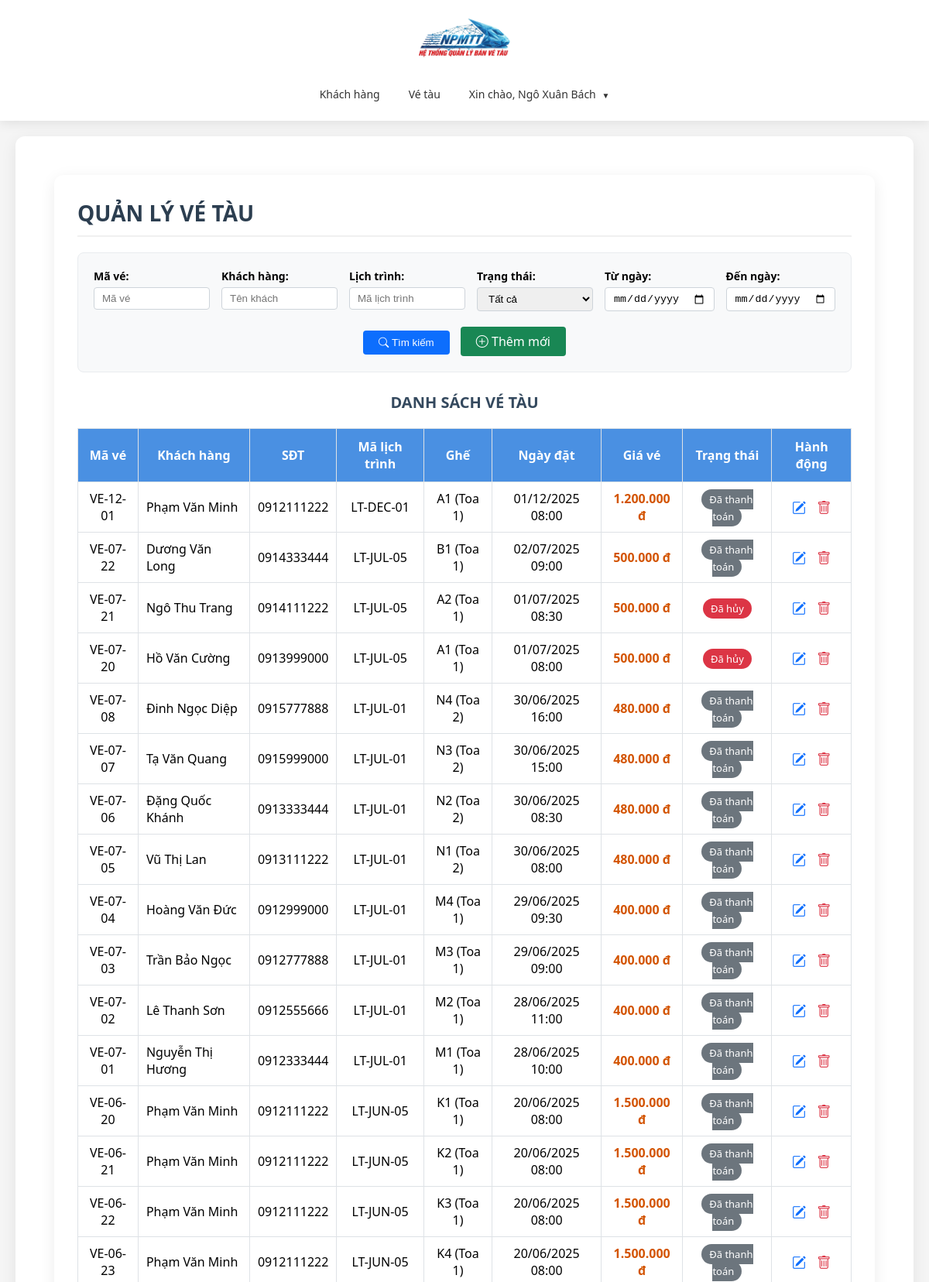
/modules/ve-tau/index.php (signed in, upper part), run on the app's committed database.
### tables this page shows
CREATE TABLE IF NOT EXISTS `ve_tau` (
  `id` int(11) NOT NULL AUTO_INCREMENT,
  `ma_ve` varchar(20) NOT NULL,
  `id_khach_hang` int(11) NOT NULL,
  `id_lich_trinh` int(11) NOT NULL,
  `id_ghe` int(11) NOT NULL,
  `id_nhan_vien` int(11) DEFAULT NULL,
  `ngay_dat` datetime DEFAULT current_timestamp(),
  `gia_ve` decimal(10,2) NOT NULL,
  `trang_thai` varchar(20) NOT NULL,
  PRIMARY KEY (`id`),
  UNIQUE KEY `ma_ve` (`ma_ve`),
  UNIQUE KEY `unique_booking` (`id_lich_trinh`,`id_ghe`),
  KEY `id_khach_hang` (`id_khach_hang`),
  KEY `id_ghe` (`id_ghe`),
  KEY `id_nhan_vien` (`id_nhan_vien`)
);

CREATE TABLE IF NOT EXISTS `khach_hang` (
  `id` int(11) NOT NULL AUTO_INCREMENT,
  `cccd` varchar(20) DEFAULT NULL,
  `ho_ten` varchar(100) NOT NULL,
  `ngay_sinh` date DEFAULT curdate(),
  `gioi_tinh` varchar(20) NOT NULL,
  `sdt` varchar(20) NOT NULL,
  `dia_chi` varchar(255) NOT NULL,
  PRIMARY KEY (`id`),
  UNIQUE KEY `sdt` (`sdt`),
  UNIQUE KEY `cccd` (`cccd`)
);

CREATE TABLE IF NOT EXISTS `lich_trinh` (
  `id` int(11) NOT NULL AUTO_INCREMENT,
  `ma_lich_trinh` varchar(20) DEFAULT NULL,
  `id_tau` int(11) NOT NULL,
  `id_tuyen_duong` int(11) NOT NULL,
  `ngay_di` datetime NOT NULL,
  `ngay_den` datetime NOT NULL,
  `trang_thai` varchar(20) NOT NULL,
  PRIMARY KEY (`id`),
  UNIQUE KEY `unique_tau_schedule` (`id_tau`,`ngay_di`),
  UNIQUE KEY `ma_lich_trinh` (`ma_lich_trinh`),
  KEY `id_tuyen_duong` (`id_tuyen_duong`)
);

### modules/ve-tau/index.php (the view, shortened to what this page needs)
<?php
require_once __DIR__ . '/../../bootstrap.php';
require_once __DIR__ . '/../../includes/header.php';
$conn = $db->getConnection();
$ma_ve = $_POST['ma_ve'] ?? '';
$ten_khach = $_POST['ten_khach'] ?? '';
$ma_lich_trinh = $_POST['ma_lich_trinh'] ?? '';
$ngay_dat_tu = $_POST['ngay_dat_tu'] ?? '';
$ngay_dat_den = $_POST['ngay_dat_den'] ?? '';
$sql = "SELECT vt.*, kh.ho_ten as ten_khach_hang, kh.sdt, lt.ma_lich_trinh,
            CONCAT(g.so_ghe, ' (', t.ma_toa, ')') as ten_ghe, nv.ho_ten as ten_nhan_vien
        FROM ve_tau vt
        LEFT JOIN khach_hang kh ON vt.id_khach_hang = kh.id
        LEFT JOIN lich_trinh lt ON vt.id_lich_trinh = lt.id
        LEFT JOIN ghe g ON vt.id_ghe = g.id
        LEFT JOIN toa_tau t ON g.id_toa_tau = t.id
        LEFT JOIN nhan_vien nv ON vt.id_nhan_vien = nv.id
        WHERE 1=1";
$params = [];
$sql .= " ORDER BY vt.ngay_dat DESC";
$stmt = $conn->prepare($sql);
$stmt->execute($params);
$data_search = $stmt->fetchAll();
?>
<div class="main-content">
    <h1>QUẢN LÝ VÉ TÀU</h1>
    <div style="background: #f8f9fa; padding: 20px; border-radius: 8px; margin-bottom: 25px; border: 1px solid #e9ecef;">
        <form method="post" action="">
            <div class="row" style="display: flex; flex-wrap: wrap; gap: 15px;">
                <div style="flex: 1; min-width: 150px;">
                    <label style="font-weight: 600; font-size: 14px; margin-bottom: 5px; display: block;">Mã vé:</label>
                    <input type="text" class="form-control" name="ma_ve" value="<?php echo htmlspecialchars($ma_ve); ?>" placeholder="Mã vé"
                        style="width: 100%; padding: 6px 10px; border: 1px solid #ced4da; border-radius: 4px;">
                </div>
                <div style="flex: 1; min-width: 150px;">
                    <label style="font-weight: 600; font-size: 14px; margin-bottom: 5px; display: block;">Khách hàng:</label>
                    <input type="text" class="form-control" name="ten_khach" value="<?php echo htmlspecialchars($ten_khach); ?>" placeholder="Tên khách"
                        style="width: 100%; padding: 6px 10px; border: 1px solid #ced4da; border-radius: 4px;">
                </div>
                <div style="flex: 1; min-width: 150px;">
                    <label style="font-weight: 600; font-size: 14px; margin-bottom: 5px; display: block;">Lịch trình:</label>
                    <input type="text" class="form-control" name="ma_lich_trinh" value="<?php echo htmlspecialchars($ma_lich_trinh); ?>" placeholder="Mã lịch trình"
                        style="width: 100%; padding: 6px 10px; border: 1px solid #ced4da; border-radius: 4px;">
                </div>
                <div style="flex: 1; min-width: 150px;">
                    <label style="font-weight: 600; font-size: 14px; margin-bottom: 5px; display: block;">Trạng thái:</label>
                    <select class="form-control" name="trang_thai" style="width: 100%; padding: 6px 10px; border: 1px solid #ced4da; border-radius: 4px;">
                        <option value="">Tất cả</option>
                    </select>
                </div>
                <div style="flex: 1; min-width: 130px;">
                    <label style="font-weight: 600; font-size: 14px; margin-bottom: 5px; display: block;">Từ ngày:</label>
                    <input type="date" class="form-control" name="ngay_dat_tu" value="<?php echo htmlspecialchars($ngay_dat_tu); ?>"
                        style="width: 100%; padding: 6px 10px; border: 1px solid #ced4da; border-radius: 4px;">
                </div>
                <div style="flex: 1; min-width: 130px;">
                    <label style="font-weight: 600; font-size: 14px; margin-bottom: 5px; display: block;">Đến ngày:</label>
                    <input type="date" class="form-control" name="ngay_dat_den" value="<?php echo htmlspecialchars($ngay_dat_den); ?>"
                        style="width: 100%; padding: 6px 10px; border: 1px solid #ced4da; border-radius: 4px;">
                </div>
            </div>
            <div style="margin-top: 20px; text-align: center;">
                <button type="submit" name="btnSearch" style="background: #0d6efd; color: white; padding: 8px 20px; border: none; border-radius: 4px; cursor: pointer; margin: 0 5px;">
                    <i class="bi bi-search"></i> Tìm kiếm
                </button>
                <a href="them.php" style="background: #198754; color: white; padding: 8px 20px; border: none; border-radius: 4px; text-decoration: none; margin: 0 5px; display: inline-block;">
                    <i class="bi bi-plus-circle"></i> Thêm mới
                </a>
            </div>
        </form>
    </div>
    <h3 style="text-align: center; margin-bottom: 20px; color: #34495e; font-size: 20px;">DANH SÁCH VÉ TÀU</h3>
    <div style="overflow-x: auto;">
        <table class="table" style="width: 100%; border-collapse: collapse; margin-bottom: 1rem;">
            <thead>
                <tr style="background-color: #4a90e2; color: white;">
                    <th style="padding: 12px; border: 1px solid #dee2e6; text-align: center;">Mã vé</th>
                    <th style="padding: 12px; border: 1px solid #dee2e6; text-align: center;">Khách hàng</th>
                    <th style="padding: 12px; border: 1px solid #dee2e6; text-align: center;">SĐT</th>
                    <th style="padding: 12px; border: 1px solid #dee2e6; text-align: center;">Mã lịch trình</th>
                    <th style="padding: 12px; border: 1px solid #dee2e6; text-align: center;">Ghế</th>
                    <th style="padding: 12px; border: 1px solid #dee2e6; text-align: center;">Ngày đặt</th>
                    <th style="padding: 12px; border: 1px solid #dee2e6; text-align: center;">Giá vé</th>
                    <th style="padding: 12px; border: 1px solid #dee2e6; text-align: center;">Trạng thái</th>
                    <th style="padding: 12px; border: 1px solid #dee2e6; text-align: center;">Hành động</th>
                </tr>
            </thead>
            <tbody>
                <?php if (count($data_search) > 0): foreach ($data_search as $row): ?>
                        <tr style="border-bottom: 1px solid #dee2e6;">
                            <td style="padding: 10px; border: 1px solid #dee2e6; text-align: center;"><?php echo htmlspecialchars($row['ma_ve']); ?></td>
                            <td style="padding: 10px; border: 1px solid #dee2e6;"><?php echo htmlspecialchars($row['ten_khach_hang']); ?></td>
                            <td style="padding: 10px; border: 1px solid #dee2e6; text-align: center;"><?php echo htmlspecialchars($row['sdt']); ?></td>
                            <td style="padding: 10px; border: 1px solid #dee2e6; text-align: center;"><?php echo htmlspecialchars($row['ma_lich_trinh']); ?></td>
                            <td style="padding: 10px; border: 1px solid #dee2e6; text-align: center;"><?php echo htmlspecialchars($row['ten_ghe']); ?></td>
                            <td style="padding: 10px; border: 1px solid #dee2e6; text-align: center;"><?php echo !empty($row['ngay_dat']) ? htmlspecialchars(date('d/m/Y H:i', strtotime($row['ngay_dat']))) : ''; ?></td>
                            <td style="padding: 10px; border: 1px solid #dee2e6; text-align: center; font-weight: bold; color: #d35400;">
                                <?php echo number_format($row['gia_ve'], 0, ',', '.') . ' đ'; ?>
                            </td>
                            <td style="padding: 10px; border: 1px solid #dee2e6; text-align: center;">
                                <?php
                                $color = '#6c757d';
                                if ($row['trang_thai'] == 'Đã hủy') $color = '#dc3545';
                                ?>
                                <span style="background-color: <?php echo $color; ?>; color: <?php echo ($row['trang_thai'] == 'Chờ xác nhận') ? '#000' : '#fff'; ?>; padding: 4px 10px; border-radius: 15px; font-size: 13px;">
                                    <?php echo htmlspecialchars($row['trang_thai']); ?>
                                </span>
                            </td>
                            <td style="padding: 10px; border: 1px solid #dee2e6; text-align: center;">
                                <a href="sua.php?id=<?php echo $row['id']; ?>" title="Cập nhật" style="color: #0d6efd; margin-right: 10px; font-size: 18px;"><i class="bi bi-pencil-square"></i></a>
                                <a href="xoa.php?id=<?php echo $row['id']; ?>" onclick="return confirm('Bạn có chắc chắn muốn xóa vé này?')" title="Xóa" style="color: #dc3545; font-size: 18px;"><i class="bi bi-trash"></i></a>
                            </td>
                        </tr>
                    <?php endforeach;
                else: ?>
                    <tr>
                        <td colspan="9" style="padding: 20px; text-align: center; color: #6c757d;">Không tìm thấy dữ liệu</td>
                    </tr>
                <?php endif; ?>
            </tbody>
        </table>
    </div>
</div>
<link rel="stylesheet" href="https://cdn.jsdelivr.net/npm/bootstrap-icons@1.10.0/font/bootstrap-icons.css">
<?php
require_once '../../includes/footer.php';
?>

### includes/header.php (shortened to what this page needs)
<!DOCTYPE html>
<html lang="en">
<head>
    <link rel="stylesheet" href="<?php echo BASE_URL ?>assets/css/layout.css">
</head>
<body>
    <header>
        <a href="<?php echo BASE_URL ?>">
            <img src="<?php echo BASE_URL ?>assets/images/logo.png" alt="logo" class="logo">
        </a>
        <ul class="menu">
            <?php if (isset($_SESSION['user'])): ?>
                <li><a href="<?php echo BASE_URL ?>modules/khach-hang">Khách hàng</a></li>
                <li><a href="<?php echo BASE_URL ?>modules/ve-tau">Vé tàu</a></li>
                <li class="dropdown-container">
                    <a href="javascript:void(0)" class="dropdown-trigger">
                        Xin chào, <?php echo $_SESSION['user']['ho_ten'] ?> <span class="arrow"> ▼</span>
                    </a>
                </li>
            <?php else: ?>
                <li><a href="<?php echo BASE_URL ?>modules/auth/dang_nhap.php">Đăng nhập</a></li>
            <?php endif; ?>
        </ul>
    </header>
    <div class="main-content">

### includes/footer.php (shortened to what this page needs)
</div>
</body>
</html>

### assets/css/layout.css (style rules this page uses)
* { margin: 0; padding: 0; box-sizing: border-box; }
body { font-family: 'Segoe UI', Tahoma, Geneva, Verdana, sans-serif; background-color: #f5f5f5; min-height: 100vh; display: flex; flex-direction: column; }
header { background-color: #ffffff; box-shadow: 0 2px 15px rgba(0, 0, 0, 0.1); position: sticky; top: 0; z-index: 1000; padding: 10px 30px; display: flex; align-items: center; justify-content: space-between; }
.logo { width: 120px; height: auto; object-fit: contain; }
.menu { display: flex; list-style: none; gap: 5px; align-items: center; flex-wrap: wrap; }
.menu > li > a { display: block; padding: 10px 16px; text-decoration: none; color: #333; font-weight: 500; font-size: 14px; border-radius: 6px; transition: all 0.3s ease; white-space: nowrap; }
.dropdown-container { position: relative; }
.arrow { font-size: 10px; margin-left: 4px; transition: transform 0.3s; }
.main-content { margin: 20px; padding: 30px; background-color: white; border-radius: 12px; box-shadow: 0 5px 20px rgba(0, 0, 0, 0.08); flex: 1; }
.main-content h1 { color: #2c3e50; font-size: 28px; margin-bottom: 20px; padding-bottom: 10px; border-bottom: 2px solid #f0f0f0; }
@media (max-width: 1200px) { header { flex-direction: column; gap: 15px; padding: 15px; } }
@media (max-width: 1200px) { .menu { justify-content: center; width: 100%; } }

### data on the page
ve_tau: ma_ve "VE-12-01", id_khach_hang.ho_ten "Phạm Văn Minh", id_khach_hang.sdt "0912111222", id_lich_trinh.ma_lich_trinh "LT-DEC-01", ten_ghe "A1 (Toa 1)", ngay_dat "01/12/2025 08:00", gia_ve "1.200.000", trang_thai "Đã thanh toán"
ve_tau: ma_ve "VE-07-22", id_khach_hang.ho_ten "Dương Văn Long", id_khach_hang.sdt "0914333444", id_lich_trinh.ma_lich_trinh "LT-JUL-05", ten_ghe "B1 (Toa 1)", ngay_dat "02/07/2025 09:00", gia_ve "500.000", trang_thai "Đã thanh toán"
ve_tau: ma_ve "VE-07-21", id_khach_hang.ho_ten "Ngô Thu Trang", id_khach_hang.sdt "0914111222", id_lich_trinh.ma_lich_trinh "LT-JUL-05", ten_ghe "A2 (Toa 1)", ngay_dat "01/07/2025 08:30", gia_ve "500.000", trang_thai "Đã hủy"
ve_tau: ma_ve "VE-07-20", id_khach_hang.ho_ten "Hồ Văn Cường", id_khach_hang.sdt "0913999000", id_lich_trinh.ma_lich_trinh "LT-JUL-05", ten_ghe "A1 (Toa 1)", ngay_dat "01/07/2025 08:00", gia_ve "500.000", trang_thai "Đã hủy"
ve_tau: ma_ve "VE-07-08", id_khach_hang.ho_ten "Đinh Ngọc Diệp", id_khach_hang.sdt "0915777888", id_lich_trinh.ma_lich_trinh "LT-JUL-01", ten_ghe "N4 (Toa 2)", ngay_dat "30/06/2025 16:00", gia_ve "480.000", trang_thai "Đã thanh toán"
ve_tau: ma_ve "VE-07-07", id_khach_hang.ho_ten "Tạ Văn Quang", id_khach_hang.sdt "0915999000", id_lich_trinh.ma_lich_trinh "LT-JUL-01", ten_ghe "N3 (Toa 2)", ngay_dat "30/06/2025 15:00", gia_ve "480.000", trang_thai "Đã thanh toán"
ve_tau: ma_ve "VE-07-06", id_khach_hang.ho_ten "Đặng Quốc Khánh", id_khach_hang.sdt "0913333444", id_lich_trinh.ma_lich_trinh "LT-JUL-01", ten_ghe "N2 (Toa 2)", ngay_dat "30/06/2025 08:30", gia_ve "480.000", trang_thai "Đã thanh toán"
ve_tau: ma_ve "VE-07-05", id_khach_hang.ho_ten "Vũ Thị Lan", id_khach_hang.sdt "0913111222", id_lich_trinh.ma_lich_trinh "LT-JUL-01", ten_ghe "N1 (Toa 2)", ngay_dat "30/06/2025 08:00", gia_ve "480.000", trang_thai "Đã thanh toán"
ve_tau: ma_ve "VE-07-04", id_khach_hang.ho_ten "Hoàng Văn Đức", id_khach_hang.sdt "0912999000", id_lich_trinh.ma_lich_trinh "LT-JUL-01", ten_ghe "M4 (Toa 1)", ngay_dat "29/06/2025 09:30", gia_ve "400.000", trang_thai "Đã thanh toán"
ve_tau: ma_ve "VE-07-03", id_khach_hang.ho_ten "Trần Bảo Ngọc", id_khach_hang.sdt "0912777888", id_lich_trinh.ma_lich_trinh "LT-JUL-01", ten_ghe "M3 (Toa 1)", ngay_dat "29/06/2025 09:00", gia_ve "400.000", trang_thai "Đã thanh toán"
ve_tau: ma_ve "VE-07-02", id_khach_hang.ho_ten "Lê Thanh Sơn", id_khach_hang.sdt "0912555666", id_lich_trinh.ma_lich_trinh "LT-JUL-01", ten_ghe "M2 (Toa 1)", ngay_dat "28/06/2025 11:00", gia_ve "400.000", trang_thai "Đã thanh toán"
ve_tau: ma_ve "VE-07-01", id_khach_hang.ho_ten "Nguyễn Thị Hương", id_khach_hang.sdt "0912333444", id_lich_trinh.ma_lich_trinh "LT-JUL-01", ten_ghe "M1 (Toa 1)", ngay_dat "28/06/2025 10:00", gia_ve "400.000", trang_thai "Đã thanh toán"
ve_tau: ma_ve "VE-06-20", id_khach_hang.ho_ten "Phạm Văn Minh", id_khach_hang.sdt "0912111222", id_lich_trinh.ma_lich_trinh "LT-JUN-05", ten_ghe "K1 (Toa 1)", ngay_dat "20/06/2025 08:00", gia_ve "1.500.000", trang_thai "Đã thanh toán"
ve_tau: ma_ve "VE-06-21", id_khach_hang.ho_ten "Phạm Văn Minh", id_khach_hang.sdt "0912111222", id_lich_trinh.ma_lich_trinh "LT-JUN-05", ten_ghe "K2 (Toa 1)", ngay_dat "20/06/2025 08:00", gia_ve "1.500.000", trang_thai "Đã thanh toán"
ve_tau: ma_ve "VE-06-22", id_khach_hang.ho_ten "Phạm Văn Minh", id_khach_hang.sdt "0912111222", id_lich_trinh.ma_lich_trinh "LT-JUN-05", ten_ghe "K3 (Toa 1)", ngay_dat "20/06/2025 08:00", gia_ve "1.500.000", trang_thai "Đã thanh toán"
ve_tau: ma_ve "VE-06-23", id_khach_hang.ho_ten "Phạm Văn Minh", id_khach_hang.sdt "0912111222", id_lich_trinh.ma_lich_trinh "LT-JUN-05", ten_ghe "K4 (Toa 1)", ngay_dat "20/06/2025 08:00", gia_ve "1.500.000", trang_thai "Đã thanh toán"

### other printed values
$_SESSION['user']['ho_ten'] "Ngô Xuân Bách"
